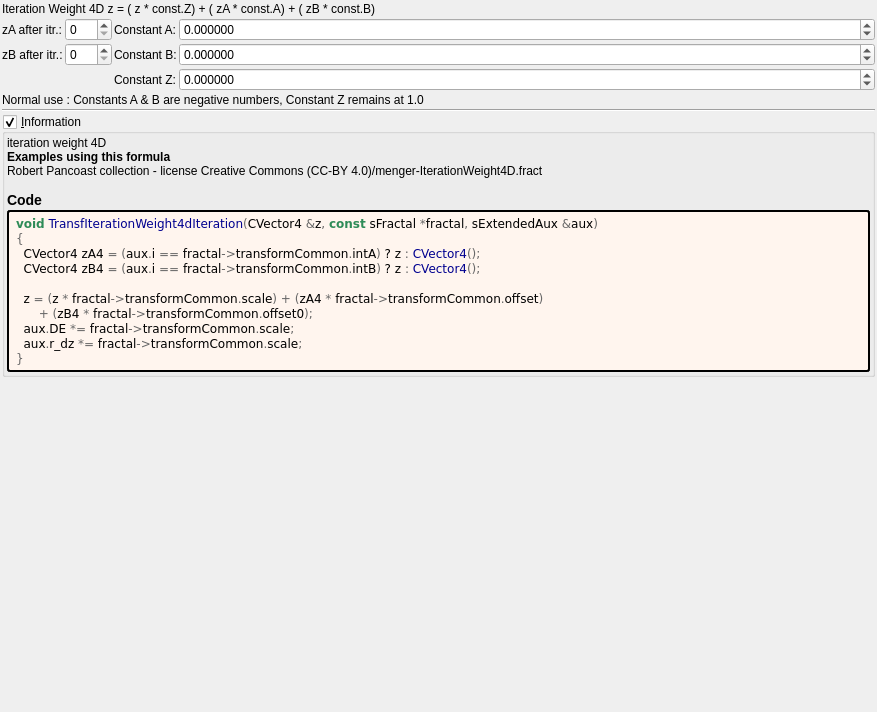
<?xml version="1.0" encoding="UTF-8"?>
<ui version="4.0">
 <class>Form</class>
 <widget class="QWidget" name="Form">
  <property name="geometry">
   <rect>
    <x>0</x>
    <y>0</y>
    <width>877</width>
    <height>712</height>
   </rect>
  </property>
  <property name="windowTitle">
   <string notr="true">transf_iteration_weight4d</string>
  </property>
  <layout class="QVBoxLayout" name="verticalLayout">
   <property name="spacing">
    <number>2</number>
   </property>
   <property name="leftMargin">
    <number>2</number>
   </property>
   <property name="topMargin">
    <number>2</number>
   </property>
   <property name="rightMargin">
    <number>2</number>
   </property>
   <property name="bottomMargin">
    <number>2</number>
   </property>
   <item>
    <widget class="QLabel" name="label_78">
     <property name="text">
      <string>Iteration Weight 4D z = ( z * const.Z) + ( zA * const.A) + ( zB * const.B)</string>
     </property>
     <property name="wordWrap">
      <bool>true</bool>
     </property>
    </widget>
   </item>
   <item>
    <layout class="QGridLayout" name="gridLayout_31" columnstretch="0,0,0,1">
     <property name="spacing">
      <number>2</number>
     </property>
     <item row="1" column="1">
      <widget class="MySpinBox" name="spinboxInt_transf_int_B">
       <property name="sizePolicy">
        <sizepolicy hsizetype="Minimum" vsizetype="Maximum">
         <horstretch>0</horstretch>
         <verstretch>0</verstretch>
        </sizepolicy>
       </property>
       <property name="maximum">
        <number>250</number>
       </property>
      </widget>
     </item>
     <item row="0" column="2">
      <widget class="QLabel" name="label_39">
       <property name="text">
        <string>Constant A:</string>
       </property>
      </widget>
     </item>
     <item row="0" column="1">
      <widget class="MySpinBox" name="spinboxInt_transf_int_A">
       <property name="sizePolicy">
        <sizepolicy hsizetype="Minimum" vsizetype="Maximum">
         <horstretch>0</horstretch>
         <verstretch>0</verstretch>
        </sizepolicy>
       </property>
       <property name="minimum">
        <number>0</number>
       </property>
       <property name="maximum">
        <number>250</number>
       </property>
       <property name="value">
        <number>0</number>
       </property>
      </widget>
     </item>
     <item row="2" column="3">
      <widget class="MyDoubleSpinBox" name="spinbox_transf_scale">
       <property name="sizePolicy">
        <sizepolicy hsizetype="Minimum" vsizetype="Maximum">
         <horstretch>0</horstretch>
         <verstretch>0</verstretch>
        </sizepolicy>
       </property>
       <property name="prefix">
        <string/>
       </property>
       <property name="suffix">
        <string/>
       </property>
       <property name="decimals">
        <number>6</number>
       </property>
       <property name="minimum">
        <double>-99.989999999999995</double>
       </property>
       <property name="maximum">
        <double>99.989999999999995</double>
       </property>
       <property name="singleStep">
        <double>0.100000000000000</double>
       </property>
      </widget>
     </item>
     <item row="0" column="0">
      <widget class="QLabel" name="label_76">
       <property name="text">
        <string>zA after itr.:</string>
       </property>
      </widget>
     </item>
     <item row="1" column="2">
      <widget class="QLabel" name="label_43">
       <property name="text">
        <string>Constant B:</string>
       </property>
      </widget>
     </item>
     <item row="1" column="3">
      <widget class="MyDoubleSpinBox" name="spinbox_transf_offset_0">
       <property name="sizePolicy">
        <sizepolicy hsizetype="Minimum" vsizetype="Maximum">
         <horstretch>0</horstretch>
         <verstretch>0</verstretch>
        </sizepolicy>
       </property>
       <property name="prefix">
        <string/>
       </property>
       <property name="suffix">
        <string/>
       </property>
       <property name="decimals">
        <number>6</number>
       </property>
       <property name="minimum">
        <double>-99.989999999999995</double>
       </property>
       <property name="maximum">
        <double>99.989999999999995</double>
       </property>
       <property name="singleStep">
        <double>0.100000000000000</double>
       </property>
      </widget>
     </item>
     <item row="2" column="2">
      <widget class="QLabel" name="label_63">
       <property name="text">
        <string>Constant Z:</string>
       </property>
      </widget>
     </item>
     <item row="0" column="3">
      <widget class="MyDoubleSpinBox" name="spinbox_transf_offset">
       <property name="sizePolicy">
        <sizepolicy hsizetype="Minimum" vsizetype="Maximum">
         <horstretch>0</horstretch>
         <verstretch>0</verstretch>
        </sizepolicy>
       </property>
       <property name="prefix">
        <string/>
       </property>
       <property name="suffix">
        <string/>
       </property>
       <property name="decimals">
        <number>6</number>
       </property>
       <property name="minimum">
        <double>-99.989999999999995</double>
       </property>
       <property name="maximum">
        <double>99.989999999999995</double>
       </property>
       <property name="singleStep">
        <double>0.100000000000000</double>
       </property>
      </widget>
     </item>
     <item row="3" column="0" colspan="4">
      <widget class="QLabel" name="label">
       <property name="text">
        <string>Normal use : Constants A &amp; B are negative numbers, Constant Z remains at 1.0</string>
       </property>
       <property name="wordWrap">
        <bool>true</bool>
       </property>
      </widget>
     </item>
     <item row="1" column="0">
      <widget class="QLabel" name="label_77">
       <property name="text">
        <string>zB after itr.:</string>
       </property>
      </widget>
     </item>
    </layout>
   </item>
   <item>
    <widget class="Line" name="line_8">
     <property name="orientation">
      <enum>Qt::Horizontal</enum>
     </property>
    </widget>
   </item>
   <item>
    <widget class="MyGroupBox" name="groupCheck_info">
     <property name="title">
      <string>&amp;Information</string>
     </property>
     <property name="flat">
      <bool>false</bool>
     </property>
     <property name="checkable">
      <bool>true</bool>
     </property>
     <layout class="QVBoxLayout" name="verticalLayout_2">
      <property name="spacing">
       <number>2</number>
      </property>
      <property name="leftMargin">
       <number>2</number>
      </property>
      <property name="topMargin">
       <number>2</number>
      </property>
      <property name="rightMargin">
       <number>2</number>
      </property>
      <property name="bottomMargin">
       <number>2</number>
      </property>
      <item>
       <widget class="QLabel" name="label_information_general">
        <property name="text">
         <string notr="true">&lt;p&gt;iteration weight 4D&lt;/p&gt;&lt;table&gt;
&lt;/table&gt;
&lt;br&gt;&lt;b&gt;Examples using this formula&lt;/b&gt;&lt;br&gt;Robert Pancoast collection - license Creative Commons (CC-BY 4.0)/menger-IterationWeight4D.fract&lt;h3&gt;Code&lt;/h3&gt;</string>
        </property>
        <property name="wordWrap">
         <bool>true</bool>
        </property>
        <property name="openExternalLinks">
         <bool>true</bool>
        </property>
        <property name="textInteractionFlags">
         <set>Qt::LinksAccessibleByMouse|Qt::TextSelectableByMouse</set>
        </property>
       </widget>
      </item>
      <item>
       <widget class="QLabel" name="label_code_content">
        <property name="styleSheet">
         <string notr="true">border-style: outset; border-width: 2px; border-radius: 3px; border-color: black; background-color: #fff5ee; padding: 4px;</string>
        </property>
        <property name="text">
         <string notr="true">&lt;body style=&quot;background-color:#fff5ee&quot;&gt;
&lt;pre style=&quot;color:#000000; background-color:#fff5ee;  font-family:'Courier New',monospace;&quot;&gt;&lt;span style=&quot;color:#2e8b57; font-weight:bold&quot;&gt;void&lt;/span&gt; &lt;span style=&quot;color:#00008f&quot;&gt;TransfIterationWeight4dIteration&lt;/span&gt;&lt;span style=&quot;color:#676767&quot;&gt;(&lt;/span&gt;CVector4 &lt;span style=&quot;color:#676767&quot;&gt;&amp;amp;&lt;/span&gt;z&lt;span style=&quot;color:#676767&quot;&gt;,&lt;/span&gt; &lt;span style=&quot;color:#2e8b57; font-weight:bold&quot;&gt;const&lt;/span&gt; sFractal &lt;span style=&quot;color:#676767&quot;&gt;*&lt;/span&gt;fractal&lt;span style=&quot;color:#676767&quot;&gt;,&lt;/span&gt; sExtendedAux &lt;span style=&quot;color:#676767&quot;&gt;&amp;amp;&lt;/span&gt;aux&lt;span style=&quot;color:#676767&quot;&gt;)&lt;/span&gt;
&lt;span style=&quot;color:#676767&quot;&gt;{&lt;/span&gt;
  CVector4 zA4 &lt;span style=&quot;color:#676767&quot;&gt;= (&lt;/span&gt;aux&lt;span style=&quot;color:#676767&quot;&gt;.&lt;/span&gt;i &lt;span style=&quot;color:#676767&quot;&gt;==&lt;/span&gt; fractal&lt;span style=&quot;color:#676767&quot;&gt;-&amp;gt;&lt;/span&gt;transformCommon&lt;span style=&quot;color:#676767&quot;&gt;.&lt;/span&gt;intA&lt;span style=&quot;color:#676767&quot;&gt;)&lt;/span&gt; ? z &lt;span style=&quot;color:#676767&quot;&gt;:&lt;/span&gt; &lt;span style=&quot;color:#00008f&quot;&gt;CVector4&lt;/span&gt;&lt;span style=&quot;color:#676767&quot;&gt;();&lt;/span&gt;
  CVector4 zB4 &lt;span style=&quot;color:#676767&quot;&gt;= (&lt;/span&gt;aux&lt;span style=&quot;color:#676767&quot;&gt;.&lt;/span&gt;i &lt;span style=&quot;color:#676767&quot;&gt;==&lt;/span&gt; fractal&lt;span style=&quot;color:#676767&quot;&gt;-&amp;gt;&lt;/span&gt;transformCommon&lt;span style=&quot;color:#676767&quot;&gt;.&lt;/span&gt;intB&lt;span style=&quot;color:#676767&quot;&gt;)&lt;/span&gt; ? z &lt;span style=&quot;color:#676767&quot;&gt;:&lt;/span&gt; &lt;span style=&quot;color:#00008f&quot;&gt;CVector4&lt;/span&gt;&lt;span style=&quot;color:#676767&quot;&gt;();&lt;/span&gt;

  z &lt;span style=&quot;color:#676767&quot;&gt;= (&lt;/span&gt;z &lt;span style=&quot;color:#676767&quot;&gt;*&lt;/span&gt; fractal&lt;span style=&quot;color:#676767&quot;&gt;-&amp;gt;&lt;/span&gt;transformCommon&lt;span style=&quot;color:#676767&quot;&gt;.&lt;/span&gt;scale&lt;span style=&quot;color:#676767&quot;&gt;) + (&lt;/span&gt;zA4 &lt;span style=&quot;color:#676767&quot;&gt;*&lt;/span&gt; fractal&lt;span style=&quot;color:#676767&quot;&gt;-&amp;gt;&lt;/span&gt;transformCommon&lt;span style=&quot;color:#676767&quot;&gt;.&lt;/span&gt;offset&lt;span style=&quot;color:#676767&quot;&gt;)&lt;/span&gt;
      &lt;span style=&quot;color:#676767&quot;&gt;+ (&lt;/span&gt;zB4 &lt;span style=&quot;color:#676767&quot;&gt;*&lt;/span&gt; fractal&lt;span style=&quot;color:#676767&quot;&gt;-&amp;gt;&lt;/span&gt;transformCommon&lt;span style=&quot;color:#676767&quot;&gt;.&lt;/span&gt;offset0&lt;span style=&quot;color:#676767&quot;&gt;);&lt;/span&gt;
  aux&lt;span style=&quot;color:#676767&quot;&gt;.&lt;/span&gt;DE &lt;span style=&quot;color:#676767&quot;&gt;*=&lt;/span&gt; fractal&lt;span style=&quot;color:#676767&quot;&gt;-&amp;gt;&lt;/span&gt;transformCommon&lt;span style=&quot;color:#676767&quot;&gt;.&lt;/span&gt;scale&lt;span style=&quot;color:#676767&quot;&gt;;&lt;/span&gt;
  aux&lt;span style=&quot;color:#676767&quot;&gt;.&lt;/span&gt;r_dz &lt;span style=&quot;color:#676767&quot;&gt;*=&lt;/span&gt; fractal&lt;span style=&quot;color:#676767&quot;&gt;-&amp;gt;&lt;/span&gt;transformCommon&lt;span style=&quot;color:#676767&quot;&gt;.&lt;/span&gt;scale&lt;span style=&quot;color:#676767&quot;&gt;;&lt;/span&gt;
&lt;span style=&quot;color:#676767&quot;&gt;}&lt;/span&gt;
&lt;/pre&gt;
&lt;/body&gt;</string>
        </property>
        <property name="wordWrap">
         <bool>true</bool>
        </property>
        <property name="openExternalLinks">
         <bool>true</bool>
        </property>
        <property name="textInteractionFlags">
         <set>Qt::LinksAccessibleByMouse|Qt::TextSelectableByMouse</set>
        </property>
       </widget>
      </item>
     </layout>
    </widget>
   </item>
   <item>
    <spacer name="verticalSpacer">
     <property name="orientation">
      <enum>Qt::Vertical</enum>
     </property>
     <property name="sizeHint" stdset="0">
      <size>
       <width>20</width>
       <height>40</height>
      </size>
     </property>
    </spacer>
   </item>
  </layout>
 </widget>
 <customwidgets>
  <customwidget>
   <class>MyGroupBox</class>
   <extends>QGroupBox</extends>
   <header>my_group_box.h</header>
   <container>1</container>
  </customwidget>
  <customwidget>
   <class>MyDoubleSpinBox</class>
   <extends>QDoubleSpinBox</extends>
   <header>my_double_spin_box.h</header>
  </customwidget>
  <customwidget>
   <class>MySpinBox</class>
   <extends>QSpinBox</extends>
   <header>my_spin_box.h</header>
  </customwidget>
 </customwidgets>
 <tabstops>
  <tabstop>spinboxInt_transf_int_A</tabstop>
  <tabstop>spinbox_transf_offset</tabstop>
  <tabstop>spinboxInt_transf_int_B</tabstop>
  <tabstop>spinbox_transf_offset_0</tabstop>
  <tabstop>spinbox_transf_scale</tabstop>
  <tabstop>groupCheck_info</tabstop>
 </tabstops>
 <resources/>
 <connections/>
</ui>
